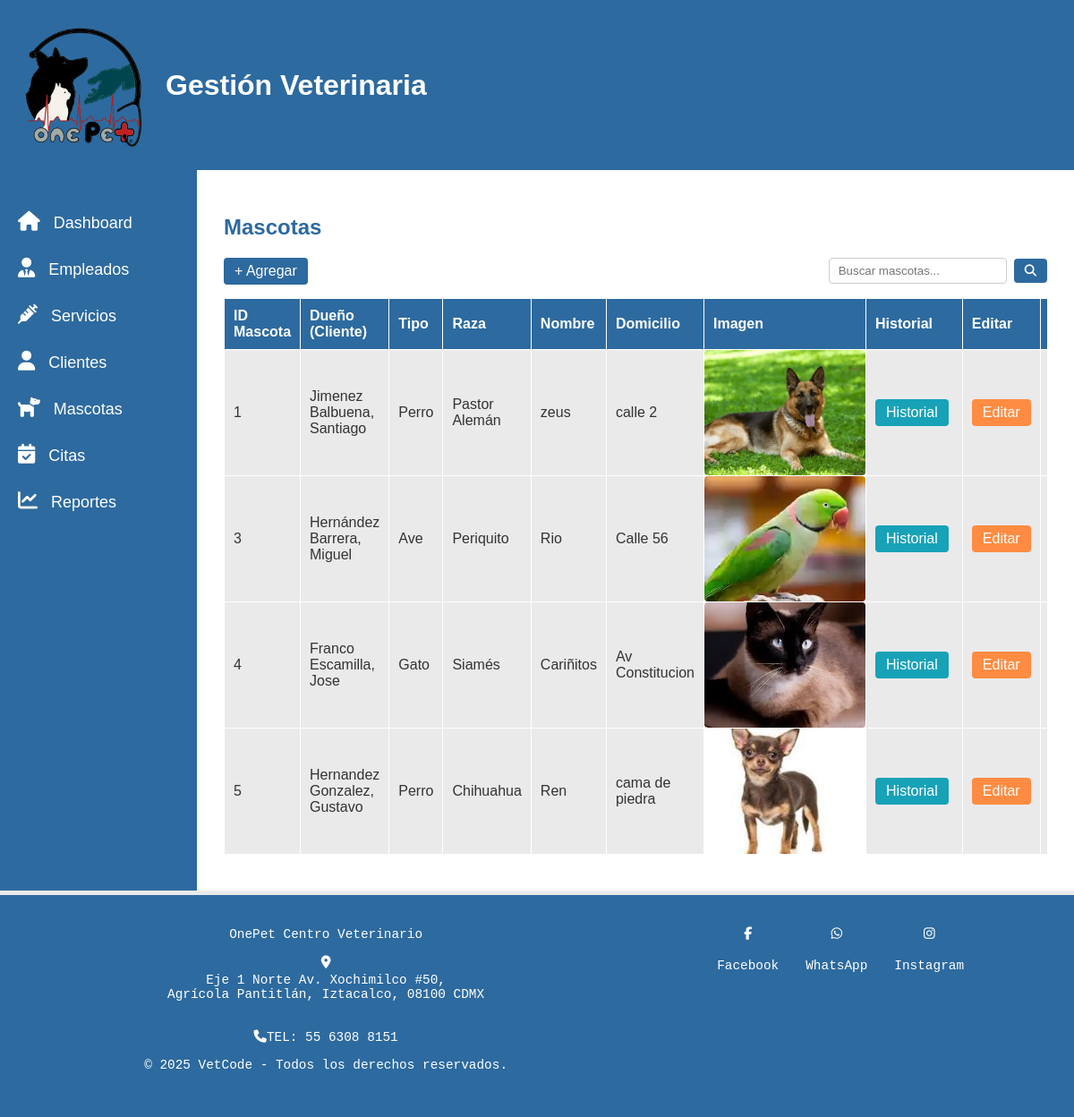
Screenshot of /Vista/mascotas.php (signed in) with the database file from the repository.
### tables this page shows
CREATE TABLE `mascotas` (
  `id` int(11) NOT NULL,
  `id_cliente` int(11) NOT NULL,
  `tipo` varchar(50) NOT NULL,
  `raza` varchar(50) NOT NULL,
  `nombre` varchar(100) NOT NULL,
  `domicilio` varchar(255) DEFAULT NULL,
  `imagen` varchar(255) DEFAULT NULL
);

CREATE TABLE `clientes` (
  `id` int(11) NOT NULL,
  `apellido_paterno` varchar(100) NOT NULL,
  `apellido_materno` varchar(100) NOT NULL,
  `nombre` varchar(100) NOT NULL,
  `domicilio` varchar(255) DEFAULT NULL,
  `whatsapp` varchar(20) DEFAULT NULL,
  `email` varchar(100) NOT NULL
);

### Vista/mascotas.php (the view, shortened to what this page needs)
<?php
include __DIR__ . "/../Controlador/seguridad.php";
include __DIR__ . "/../Modelo/conexion.php";
$busqueda = isset($_GET['buscar']) ? $con->real_escape_string($_GET['buscar']) : "";
$sql = "SELECT m.*, c.nombre AS nombre_cliente, c.apellido_paterno, c.apellido_materno
        FROM mascotas m
        INNER JOIN clientes c ON m.id_cliente = c.id";
$sql .= " ORDER BY m.id ASC";
$result = $con->query($sql);
$can_crud = in_array($_SESSION['usuario_rol'], ['administrador', 'veterinario', 'recepcionista']);
$can_view_historial = in_array($_SESSION['usuario_rol'], ['administrador', 'veterinario']);
?>
<!DOCTYPE html>
<html lang="es">
<head>
    <link rel="stylesheet" href="../Vista/Css/estilos.css">
    <link rel="stylesheet" href="https://cdn.jsdelivr.net/npm/remixicon@2.5.0/fonts/remixicon.css">
</head>
<body>
    <header>
        <div class="logo">
            <img src="../Vista/imagenes/one pet3.png" alt="Logo VetCode" class="logo-img">
            <h1>Gestión Veterinaria</h1>
        </div>
    </header>
    <div class="contenedor-principal">
        <?php generate_sidebar(basename(__FILE__)); ?>
        <main>
            <h2>Mascotas</h2>
            <div style="display:flex; align-items:center; justify-content:space-between; margin-bottom:15px;">
                <?php if ($can_crud): ?>
                    <a href="../Controlador/mascotas_controller.php?action=add" class="Agregar" style="text-decoration:none;">+ Agregar</a>
                <?php else: ?>
                    <span></span>
                <?php endif; ?>
                <form action="mascotas.php" method="GET" style="display:flex; align-items:center; gap:8px;">
                    <input type="text" name="buscar" placeholder="Buscar mascotas..." style="padding:6px 10px; border:1px solid #ccc; border-radius:4px;" value="<?php echo htmlspecialchars($busqueda); ?>">
                    <button type="submit" class="Agregar"><i class="fa fa-search"></i></button>
                </form>
            </div>
            <div class="table-responsive">
                <table>
                    <thead>
                        <tr>
                            <th>ID Mascota</th>
                            <th>Dueño (Cliente)</th>
                            <th>Tipo</th>
                            <th>Raza</th>
                            <th>Nombre</th>
                            <th>Domicilio</th>
                            <th>Imagen</th>
                            <th>Historial</th>
                            <?php if ($can_crud):  ?>
                                <th>Editar</th>
                                <th>Eliminar</th>
                            <?php endif; ?>
                        </tr>
                    </thead>
                    <tbody>
                        <?php
                        if ($result->num_rows > 0) {
                            while ($row = $result->fetch_assoc()) {
                                echo "<tr>";
                                echo "<td>".$row['id']."</td>";
                                echo "<td>".htmlspecialchars($row['apellido_paterno'] . ' ' . $row['apellido_materno'] . ', ' . $row['nombre_cliente'])."</td>";
                                echo "<td>".htmlspecialchars($row['tipo'])."</td>";
                                echo "<td>".htmlspecialchars($row['raza'])."</td>";
                                echo "<td>".htmlspecialchars($row['nombre'])."</td>";
                                echo "<td>".htmlspecialchars($row['domicilio'])."</td>";
                                echo "<td class='img-cell'>";
                                if (!empty($row['imagen'])) {
                                    echo "<div class='img-container'>";
                                    echo "<img src='imagenes/mascotas/" . htmlspecialchars($row['imagen']) . "' alt=''>";
                                    echo "</div>";
                                } else {
                                    echo "<span>-</span>";
                                }
                                echo "</td>";
                                echo "<td style='text-align:center; vertical-align:middle; width:100px;'>";
                                if ($can_view_historial) {
                                    echo "<a href='historial.php?id_mascota=".$row['id']."' class='edit-btn' style='background-color:#17a2b8; text-decoration:none;'>Historial</a>";
                                } else {
                                    echo "<span>-</span>";
                                }
                                echo "</td>";
                                if ($can_crud) {
                                    echo "<td style='text-align:center; vertical-align:middle;'><a href='../Controlador/mascotas_controller.php?action=edit&id=".$row['id']."' class='edit-btn' style='display:inline-block;margin:0 auto;'>Editar</a></td>";
                                    echo "<td style='text-align:center; vertical-align:middle;'>"
                                         . "<form action='../Controlador/mascotas_controller.php?action=delete' method='POST' onsubmit='return confirm(\"¿Eliminar mascota?\");' style='display:inline-block;margin:0;'>"
                                         . "<input type='hidden' name='id' value='".$row['id']."'>"
                                         . "<button type='submit' class='delete-btn' style='display:inline-block;margin:0 auto;'>Eliminar</button>"
                                         . "</form></td>";
                                }
                                echo "</tr>";
                            }
                        } else {
                            $colspan = $can_crud ? 10 : 8;
                            echo "<tr><td colspan='$colspan'>No se encontraron mascotas.</td></tr>";
                        }
                        ?>
                    </tbody>
                </table>
            </div>
        </main>
    </div>
<footer class="PiePagina">
    <table>
        <tr>
            <td>
                OnePet Centro Veterinario<br><br>
                <a href="https://www.google.com/maps/place/OnePet+Centro+Veterinario/@19.4138976,-99.0608182,18.15z/data=!4m14!1m7!3m6!1s0x85d1fd22545035fd:0xa2555f13641c2d07!2sOnePet+Centro+Veterinario!8m2!3d19.4134147!4d-99.06003!16s%2Fg%2F11rsrz6mx_!3m5!1s0x85d1fd22545035fd:0xa2555f13641c2d07!8m2!3d19.4134147!4d-99.06003!16s%2Fg%2F11rsrz6mx_?entry=ttu&g_ep=EgoyMDI1MTExNy4wIKXMDSoASAFQAw%3D%3D" target="_blank">
                    <i class="fa-solid fa-location-dot"></i>Eje 1 Norte Av. Xochimilco #50, <br>
                    Agrícola Pantitlán, Iztacalco, 08100 CDMX
                </a>
                <br>
                <br>
                <i class="fa-solid fa-phone"></i>TEL: 55 6308 8151<br>
                <p>&copy; 2025 VetCode - Todos los derechos reservados.</p>
            </td>
            <td>
                <a href="https://www.facebook.com/share/1FRjPmVmGe/?mibextid=wwXIfr" target="_blank">
                    <i class="fa-brands fa-facebook-f"></i><br>Facebook<br><br>
                </a>
                <a href="https://wa.link/h255ft" target="_blank">
                    <i class="fa-brands fa-whatsapp"></i><br>WhatsApp<br><br>
                </a>
                <a href="https://www.instagram.com/onepetvet?igsh=MXZodHVvcmpiNmZ6cA==" target="_blank">
                    <i class="fa-brands fa-instagram"></i><br>Instagram<br><br>
                </a>
            </td>
        </tr>
    </table>
</footer>
</body>
</html>

### Controlador/seguridad.php (shortened to what this page needs)
<?php
function generate_sidebar($current_page) {
    $rol = $_SESSION['usuario_rol'] ?? 'guest';
    $menu_items = [
        'administrador' => [
            'dashboard.php' => ['icon' => 'fa-solid fa-house', 'text' => 'Dashboard'],
            'empleados.php' => ['icon' => 'fa-solid fa-user-tie', 'text' => 'Empleados'],
            'servicios.php' => ['icon' => 'fa-solid fa-syringe', 'text' => 'Servicios'],
            'clientes.php' => ['icon' => 'fa-solid fa-user', 'text' => 'Clientes'],
            'mascotas.php' => ['icon' => 'fa-solid fa-dog', 'text' => 'Mascotas'],
            'citas.php' => ['icon' => 'fa-solid fa-calendar-check', 'text' => 'Citas'],
            'reportes.php' => ['icon' => 'fa-solid fa-chart-line', 'text' => 'Reportes'],
        ],
        'veterinario' => [
            'dashboard.php' => ['icon' => 'fa-solid fa-house', 'text' => 'Dashboard'],
            'mascotas.php' => ['icon' => 'fa-solid fa-dog', 'text' => 'Mascotas'],
            'citas.php' => ['icon' => 'fa-solid fa-calendar-check', 'text' => 'Citas'],
            'historial.php' => ['icon' => 'fa-solid fa-clock-rotate-left', 'text' => 'Historial'],
        ],
        'recepcionista' => [
            'dashboard.php' => ['icon' => 'fa-solid fa-house', 'text' => 'Dashboard'],
            'clientes.php' => ['icon' => 'fa-solid fa-user', 'text' => 'Clientes'],
            'mascotas.php' => ['icon' => 'fa-solid fa-dog', 'text' => 'Mascotas'],
            'citas.php' => ['icon' => 'fa-solid fa-calendar-check', 'text' => 'Citas'],
        ]
    ];
    echo '<aside class="menu-lateral"><ul>';
    $menu = $menu_items[$rol] ?? [];
    foreach ($menu as $file => $item) {
        $active_class = (basename($_SERVER['PHP_SELF']) == $file) ? 'class="active"' : '';
        echo "<li><a href=\"$file\" $active_class><i class=\"{$item['icon']}\"></i> {$item['text']}</a></li>";
    }
    echo '</ul></aside>';
}

### Vista/Css/estilos.css (style rules this page uses)
body { background-color: #EAEAEA; font-family: Arial, sans-serif; color: #333333; margin: 0; padding: 0; }
header { background-color: #2D6A9F; padding: 20px; color: #FFFFFF; }
.logo { display: flex; align-items: center; }
img.logo-img { width: 150px; height: 150px; margin-right: 15px; }
.contenedor-principal { display: flex; min-height: calc(100vh - 200px); }
.menu-lateral { background-color: #2D6A9F; width: 220px; padding-top: 30px; flex-shrink: 0; }
.menu-lateral ul { list-style: none; padding-left: 20px; }
.menu-lateral li { display: flex; align-items: center; color: #FFFFFF; margin-bottom: 28px; font-size: 18px; cursor: pointer; }
.menu-lateral i { font-size: 22px; margin-right: 10px; }
.menu-lateral a, .menu-lateral a:link, .menu-lateral a:visited, .menu-lateral a:active { text-decoration: none !important; color: inherit; }
main { padding: 30px; background-color: #FFFFFF; flex: 1; overflow-x: hidden; }
h2 { color: #2D6A9F; }
table { width: 100%; border-collapse: collapse; background-color: #EAEAEA; min-width: 700px; }
th, td { padding: 10px; border: 1px solid #FFFFFF; text-align: left; vertical-align: middle; }
th { background-color: #2D6A9F; color: #FFFFFF; }
.table-responsive { overflow-x: auto; margin-top: 15px; padding-bottom: 10px; }
.edit-btn { background-color: #ff8c42; color: #FFFFFF; border: none; padding: 6px 12px; border-radius: 4px; cursor: pointer; margin-right: 5px; display: inline-block; text-decoration: none; text-align: center; }
.Agregar { background-color: #2D6A9F; color: #FFFFFF; border: none; padding: 6px 12px; border-radius: 4px; cursor: pointer; text-decoration: none; display: inline-block; }
.PiePagina table { width: 100%; margin-top: 5px; background-color: #2D6A9F; color: #FFFFFF; text-align: center; padding: 2%; font-family: 'Courier New', Courier, monospace; font-size: 1.2vw; height: 180px; min-width: unset; border-collapse: separate; }
.PiePagina td { border: none; padding: 10px; vertical-align: top; }
.PiePagina td:first-child { text-align: center; }
.PiePagina td:last-child { display: flex; flex-direction: row; justify-content: center; align-items: center; gap: 30px; }
.PiePagina td a, .PiePagina td a:link, .PiePagina td a:visited, .PiePagina td a:active { color: #FFFFFF !important; text-decoration: none !important; display: flex !important; flex-direction: column; align-items: center; }
.PiePagina td a i { color: #FFFFFF !important; margin-bottom: 5px; }
table tr td img { object-fit: cover; border-radius: 4px; }

### Vista/mascotas.php (style rules this page uses)
td.img-cell { padding: 0; text-align: center; vertical-align: middle; width: 180px; height: 140px; background: #fff; }
.img-container { width: 180px; height: 140px; overflow: hidden; margin: auto; display: flex; align-items: center; justify-content: center; }
.img-container img { width: 100%; height: 100%; object-fit: cover; display: block; border-radius: 4px; }

### rows the page displays
mascotas: id "1", id_cliente.nombre "Jimenez Balbuena, Santiago", tipo "Perro", raza "Pastor Alemán", nombre "zeus", domicilio "calle 2", imagen (picture)
mascotas: id "3", id_cliente.nombre "Hernández Barrera, Miguel", tipo "Ave", raza "Periquito", nombre "Rio", domicilio "Calle 56", imagen (picture)
mascotas: id "4", id_cliente.nombre "Franco Escamilla, Jose", tipo "Gato", raza "Siamés", nombre "Cariñitos", domicilio "Av Constitucion", imagen (picture)
mascotas: id "5", id_cliente.nombre "Hernandez Gonzalez, Gustavo", tipo "Perro", raza "Chihuahua", nombre "Ren", domicilio "cama de piedra", imagen (picture)

### other values shown
$item['text'] "Dashboard"
$item['text'] "Empleados"
$item['text'] "Servicios"
$item['text'] "Clientes"
$item['text'] "Mascotas"
$item['text'] "Citas"
$item['text'] "Reportes"
